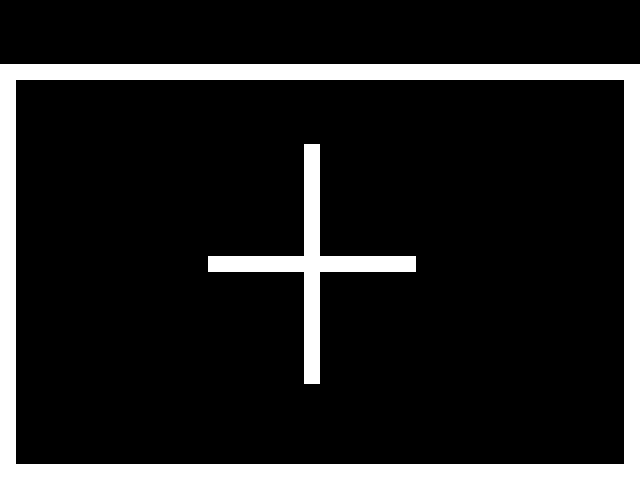

A level layout from a 2D game, rendered from its tile map. Below: a short description, then the map file with tile-grid data replaced by summaries:
An orthogonal 40x30 tile map with 16x16 px tiles, 1 tile layer (walls).

<map version="1.2" tiledversion="1.3.4" orientation="orthogonal" renderorder="right-down" width="40" height="30" tilewidth="16" tileheight="16" infinite="0" nextlayerid="2" nextobjectid="1">
 <editorsettings>
  <export target="tilemaps/prototype.json" format="json" />
 </editorsettings>
 <tileset firstgid="1" name="prototype" tilewidth="16" tileheight="16" tilecount="1" columns="1">
  <image source="tilesets/prototype.png" width="16" height="16" />
  <tile id="0">
   <properties>
    <property name="collides" type="bool" value="true" />
   </properties>
  </tile>
 </tileset>
 <layer id="1" name="walls" width="40" height="30">
  <data>[1200 cells, 155 non-empty, 1 distinct tile ids]</data>
 </layer>
</map>
